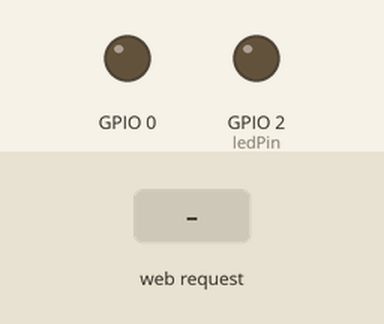
Bench run of a sketch on a simulated ESP8266 (NodeMCU). Shown: output pins drawn as LEDs (lit = HIGH). The test bench sets the inputs (shaded band). WiFi joins after 1.5 s; servers stay silent unless stated; what the sketch prints to the serial monitor is not drawn.

Above: at 2.7 s.
2.8 s: HTTP request GET /?LED=ON received
At 4.0 s:
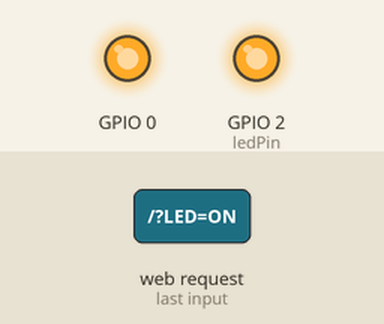
4.3 s: HTTP request GET /?LED=OFF received
At 5.3 s:
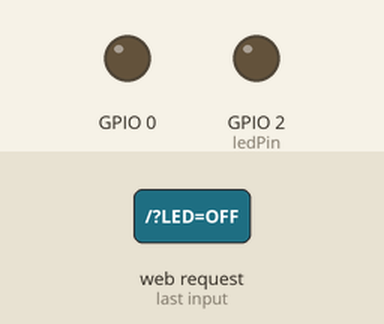
Timing chart, 0 to 7.3 s (numbered marks = the images above; inputs shaded):
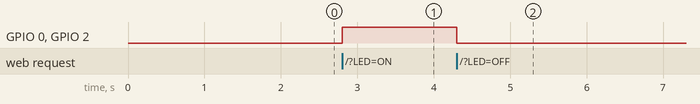

The sketch:

LED_with_esp8266_developmentboard_webbrowser.ino
```cpp
#include <ESP8266WiFi.h>

const char* ssid = "Hi3d3n";//type your ssid
const char* password = "janinaja";//type your password

int ledPin = 2; // GPIO2 of ESP8266
WiFiServer server(80);//Service Port

void setup() {
  Serial.begin(9600);
  delay(10);

  pinMode(0, OUTPUT);
   pinMode(2, OUTPUT);
  digitalWrite(0, LOW);
  digitalWrite(2, LOW);

  // Connect to WiFi network
  Serial.println();
  Serial.println();
  Serial.print("Connecting to ");
  Serial.println(ssid);

  WiFi.begin(ssid, password);

  while (WiFi.status() != WL_CONNECTED) {
    delay(500);
    Serial.print(".");
  }
  Serial.println("");
  Serial.println("WiFi connected");

  // Start the server
  server.begin();
  Serial.println("Server started");

  // Print the IP address
  Serial.print("Use this URL to connect: ");
  Serial.print("http://");
  Serial.print(WiFi.localIP());
  Serial.println("/");
}

void loop() {
  // Check if a client has connected
  WiFiClient client = server.available();
  if (!client) {
    return;
  }

  // Wait until the client sends some data
  Serial.println("new client");
  while(!client.available()){
    delay(1);
  }

  // Read the first line of the request
  String request = client.readStringUntil('\r');
  Serial.println(request);
  client.flush();

  // Match the request

  int value = LOW;
  if (request.indexOf("LED=ON")!= -1 ) {
    digitalWrite(0, HIGH);
    digitalWrite(2, HIGH);
    value = HIGH;
  }
  if (request.indexOf("LED=OFF")!= -1 ){
    digitalWrite(0, LOW);
    digitalWrite(2, LOW);
    value = LOW;
  }

  //Set ledPin according to the request
  //digitalWrite(ledPin, value);

  // Return the response
  client.println("HTTP/1.1 200 OK");
  client.println("Content-Type: text/html");
  client.println(""); //  do not forget this one
  client.println("<!DOCTYPE HTML>");
  client.println("<html>");

  client.print("Led pin is now: ");

  if(value == HIGH) {
    client.print("On");
  } else {
    client.print("Off");
  }
  client.println("<br><br>");
  client.println("Click <a href=\"/LED=ON\">here</a> turn the LED on pin 2 ON<br>");
  client.println("Click <a href=\"/LED=OFF\">here</a> turn the LED on pin 2 OFF<br>");
  client.println("</html>");

  delay(1);
  //Serial.print("Read=");
  //Serial.print(client.readStringUntil('\r'));
  Serial.println("Client disconnected");
  Serial.println("");
  }
```

Measured:
- after the input at 2.8 s, GPIO 0, GPIO 2 (ledPin): LOW → HIGH at once
- after the input at 4.3 s, GPIO 0, GPIO 2 (ledPin): HIGH → LOW at once
